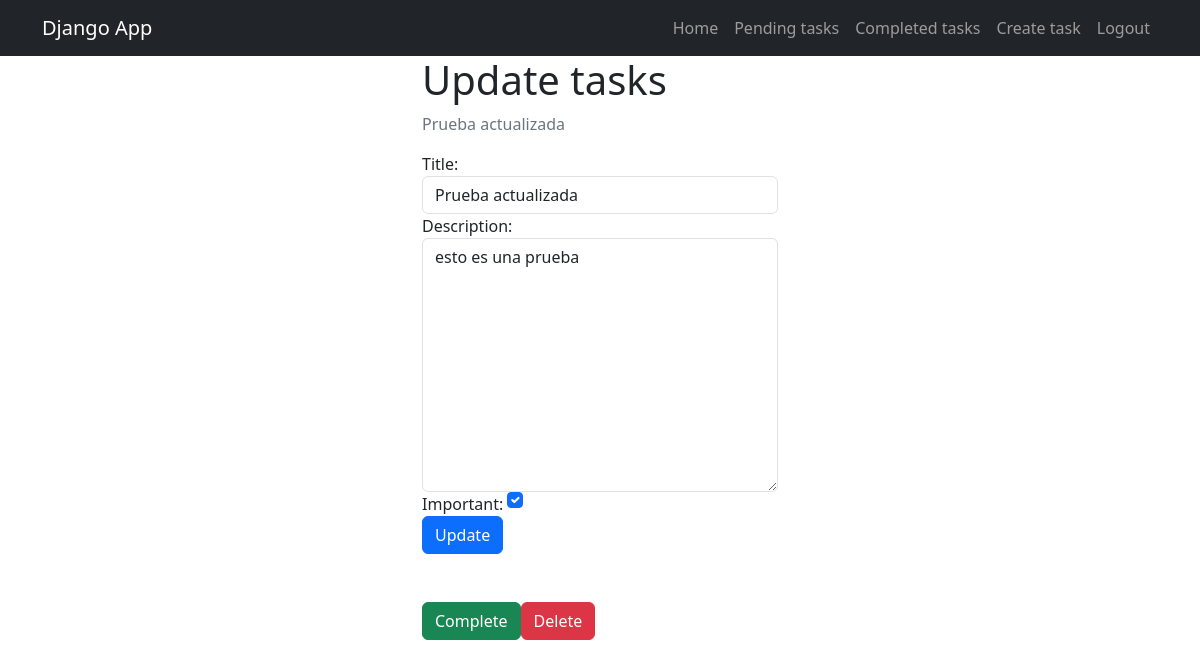
The page /tasks/2/ (signed in) on the database its author committed.
### tasks/models.py (models this page shows, shortened)
class Task(models.Model):
    title = models.CharField(max_length=100)
    description = models.TextField(blank=True)
    created = models.DateTimeField(auto_now_add=True)
    date_completed = models.DateTimeField(null=True, blank=True)
    important = models.BooleanField(default=False)
    user = models.ForeignKey(User, on_delete=models.CASCADE)

### tasks/views.py (the view, shortened to what this page needs)
# urls.py: path("tasks/<int:task_id>/", views.task_detail, name="task_detail"),
@login_required
def task_detail(request, task_id):
    if request.method == 'GET':
        task = get_object_or_404(Task, pk=task_id, user=request.user)
        form = TaskForm(instance=task)
        return render(request, 'task_detail.html',{
            'task': task,
            'form': form
        })

### tasks/forms.py
class TaskForm(ModelForm):
    class Meta:
        model = Task
        fields = ['title', 'description', 'important']
        widgets = {
            'title': forms.TextInput(attrs={'class': 'form-control', 'placeholder': 'Title'}),
            'description': forms.Textarea(attrs={'class': 'form-control', 'placeholder': 'Description'}),
            'important': forms.CheckboxInput(attrs={'class': 'form-check-input m-auto'}),
        }

### tasks/templates/task_detail.html (shortened to what this page needs)
{% extends 'base.html' %}
{% block content %}
<main class="container">
    <div class="row">
        <div class="col-md-4 offset-md-4">
            <h1>Update tasks</h1>
            <p class="text-secondary">{{task.title}}</p>
            <form action="" method="POST">
                {{form}}
                <button class="btn btn-primary">Update</button>
            </form>
            <div class="mt-5 d-flex">
                <form action="{% url 'completed_task' task.id %}" method="POST">
                    <button class="btn btn-success">Complete</button>
                </form>
                <form action="{% url 'delete_task' task.id %}" method="POST">
                    <button class="btn btn-danger">Delete</button>
                </form>
            </div>
        </div>
    </div>
</main>
{% endblock %}

### rows shown on the page
Task: title "Prueba actualizada", description "esto es una prueba", important "☑"
